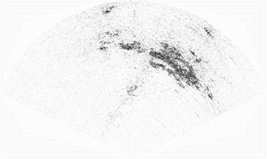
#> input picture figures/各向异性.png, 267 x 159 px
$ python 1.py
#> lines starting #> are read from the running program, lines starting #| are printed output that depends on the picture
# 声纳图像像素值翻转

import numpy as np
import cv2
import os

# 图像路径（支持中文）
image_path = r"E:\homework\latex\hitszthesis\figures\各向异性.png"

# 检查文件是否存在
if not os.path.exists(image_path):
    print(f"错误：文件不存在！\n{image_path}")
    exit()

# 解决中文路径：二进制读取 + 解码为灰度图
with open(image_path, 'rb') as f:
    img_data = f.read()

img_array = np.frombuffer(img_data, np.uint8)
img = cv2.imdecode(img_array, cv2.IMREAD_GRAYSCALE)
#> img is the input picture: shape (159, 267); min 40, max 255, mean 243.5

if img is None:
    print("错误：无法解码图像，文件可能损坏。")
    exit()

# 像素值反转：255 - 每个像素值
inverted_img = 255 - img
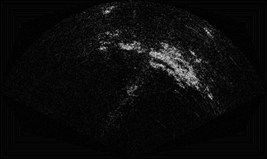
#> inverted_img: shape (159, 267); min 0, max 215, mean 11.5

# 写回原文件（支持中文路径）
success, encoded_img = cv2.imencode('.png', inverted_img)
if success:
    with open(image_path, 'wb') as f:
        f.write(encoded_img.tobytes())
    print(f"成功！像素值已反转（负片效果）并覆盖原文件：\n{image_path}")
else:
    print("错误：图像保存失败。")

$ run again, with figures/upd1.png copied over figures/各向异性.png
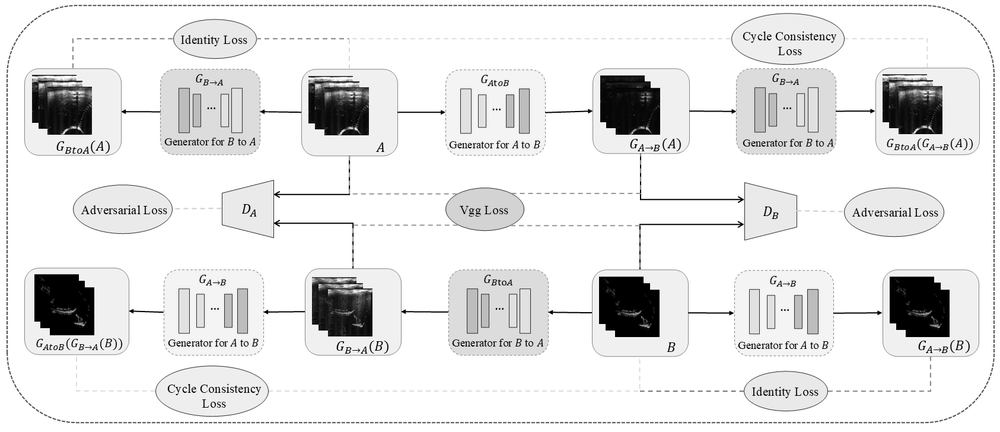
#> input picture figures/upd1.png, 1000 x 432 px, shrunk from 1686 x 728 before the run
#> img is the input picture: shape (432, 1000); min 0, max 255, mean 229.4
#> `inverted_img = 255 - img`:
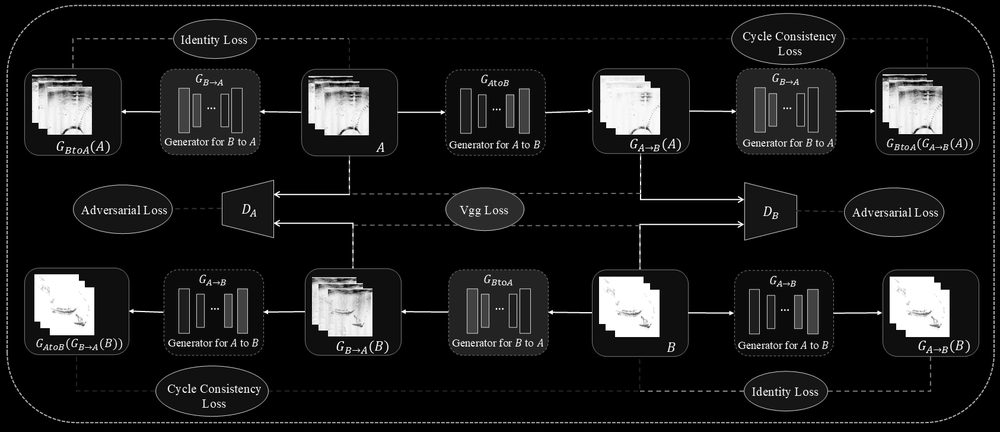
#> inverted_img: shape (432, 1000); min 0, max 255, mean 25.6
